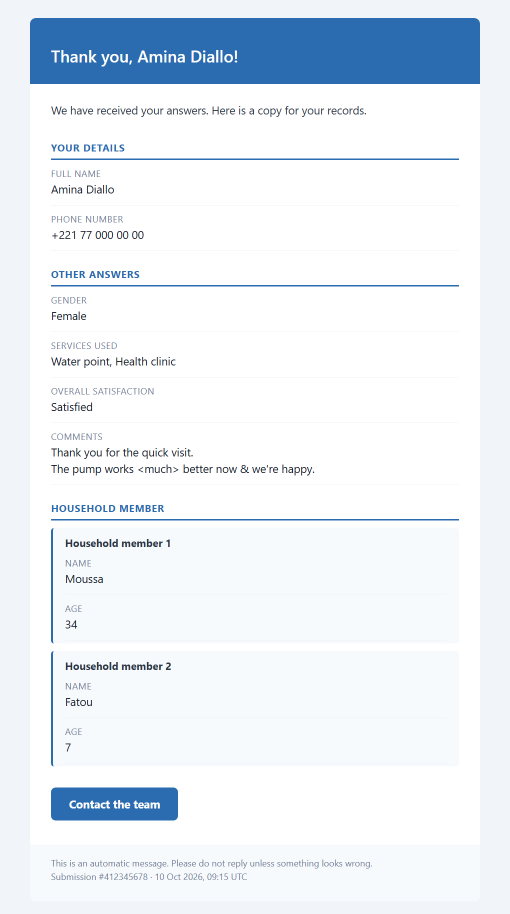
#> input picture docs/assets/template-default.png, 1020 x 1827 px (shown at 1/2 size)
$ python -i make_screenshots.py   (imports and definitions only)
#> lines starting #> are read from the running program, lines starting #| are printed output that depends on the picture
### kobo2mail/config.py
"""Load config.json and resolve the settings for one submission's form."""

import copy
import json
from pathlib import Path

PROVIDERS = ("gmail", "smtp")

DEFAULT_FORM = {
    "email_field": "",
    "subject": "Your submission",
    "template": "templates/default.html",
    "title": "Thank you for your submission",
    "intro": "Here is a copy of the answers you submitted.",
    "footer": "This is an automatic message. Please do not reply unless something looks wrong.",
    "from_name": "",
    "brand_color": "#2b6cb0",
    "logo_url": "",
    "include": ["*"],
    "exclude": ["_*", "meta/*", "formhub/*", "start", "end", "today", "deviceid"],
    "labels": {},
    "value_labels": {},
    "hide_empty": True,
    "group_headers": True,
    "ungrouped_label": "Other answers",
    "layout": "",  # "stacked" | "columns"; empty = template's default
    "button_label": "",
    "button_url": "",
    "vars": {},
}

# Keys whose dict values are merged (per-form entries extend the default ones)
# instead of being replaced wholesale.
_MERGED_DICTS = ("labels", "value_labels", "vars")


class ConfigError(ValueError):
    pass


def load_config(path):
    path = Path(path)
    try:
        data = json.loads(path.read_text(encoding="utf-8"))
    except FileNotFoundError:
        raise ConfigError(f"Config file not found: {path}") from None
    except json.JSONDecodeError as exc:
        raise ConfigError(f"Invalid JSON in {path}: {exc}") from None

    provider = data.get("provider", "gmail")
    if provider not in PROVIDERS:
        raise ConfigError(f"provider must be one of {PROVIDERS}, got {provider!r}")
    forms = data.get("forms", {})
    if not isinstance(forms, dict):
        raise ConfigError("'forms' must be an object keyed by asset UID or 'default'")
    for name, form in forms.items():
        if not isinstance(form, dict):
            raise ConfigError(f"forms.{name} must be an object")
        for key in ("include", "exclude"):
            if key in form and not isinstance(form[key], list):
                raise ConfigError(f"forms.{name}.{key} must be a list of patterns")
        for key in _MERGED_DICTS:
            if key in form and not isinstance(form[key], dict):
                raise ConfigError(f"forms.{name}.{key} must be an object")

    return {"provider": provider, "forms": forms, "base_dir": path.parent}


# [18 lines left out: functions _merge, form_config, not called in this run]

### docs/make_screenshots.py
"""Regenerate the README screenshots in docs/assets (dev only: needs Chrome and Pillow).

    python docs/make_screenshots.py [--chrome PATH]
"""
import argparse, json, subprocess, sys, tempfile
from html import escape
from pathlib import Path

from PIL import Image, ImageChops

parser = argparse.ArgumentParser()
# [2 lines not run here, left out]
ROOT = Path(__file__).resolve().parent.parent
TMP = Path(tempfile.mkdtemp())
sys.path.insert(0, str(ROOT))
from kobo2mail.config import form_config, load_config  # noqa: E402
from kobo2mail.render import render_email  # noqa: E402

# [1 line that did not run here, left out]
OUT = ROOT / "docs" / "assets"
# [1 line not run here, left out]

# [1 line that did not run here, left out]
# [1 line that did not run here, left out]
# [1 line that did not run here, left out]


def shot(html_path, png_path, width, height, scale=1.5):
    subprocess.run([CHROME, "--headless=new", "--disable-gpu", "--hide-scrollbars",
                    f"--force-device-scale-factor={scale}", f"--window-size={width},{height}",
                    f"--screenshot={png_path}", html_path.as_uri()],
                   check=True, capture_output=True)


def trim_bottom(png_path, pad=24):
#> called with png_path = 'assets/template-default.png', pad = 24
    img = Image.open(png_path).convert("RGB")
#> img is the input picture: PIL image 1020x1827 RGB; mean R, G, B 232.6, 238.9, 245.4
    bg = Image.new("RGB", img.size, img.getpixel((2, img.height - 2)))
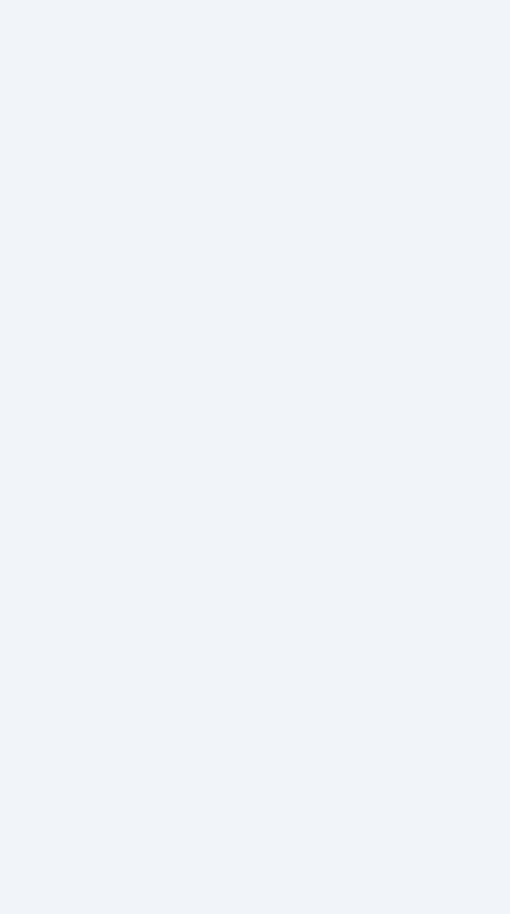
#> bg: PIL image 1020x1827 RGB (shown at 1/2 size); mean R, G, B 241, 244, 248
    bbox = ImageChops.difference(img, bg).getbbox()
#> bbox = (60, 36, 960, 1803)
    if bbox:
        img = img.crop((0, 0, img.width, min(img.height, bbox[3] + pad)))
    img.save(png_path, optimize=True)


rendered = {}
# [9 lines not run here, left out]

# Phone mockup of the modern template.
phone = TMP / "phone.html"
# [5 lines not run here, left out]
png = OUT / "phone-modern.png"
# [6 lines not run here, left out]

>>> result = trim_bottom('assets/template-default.png')
